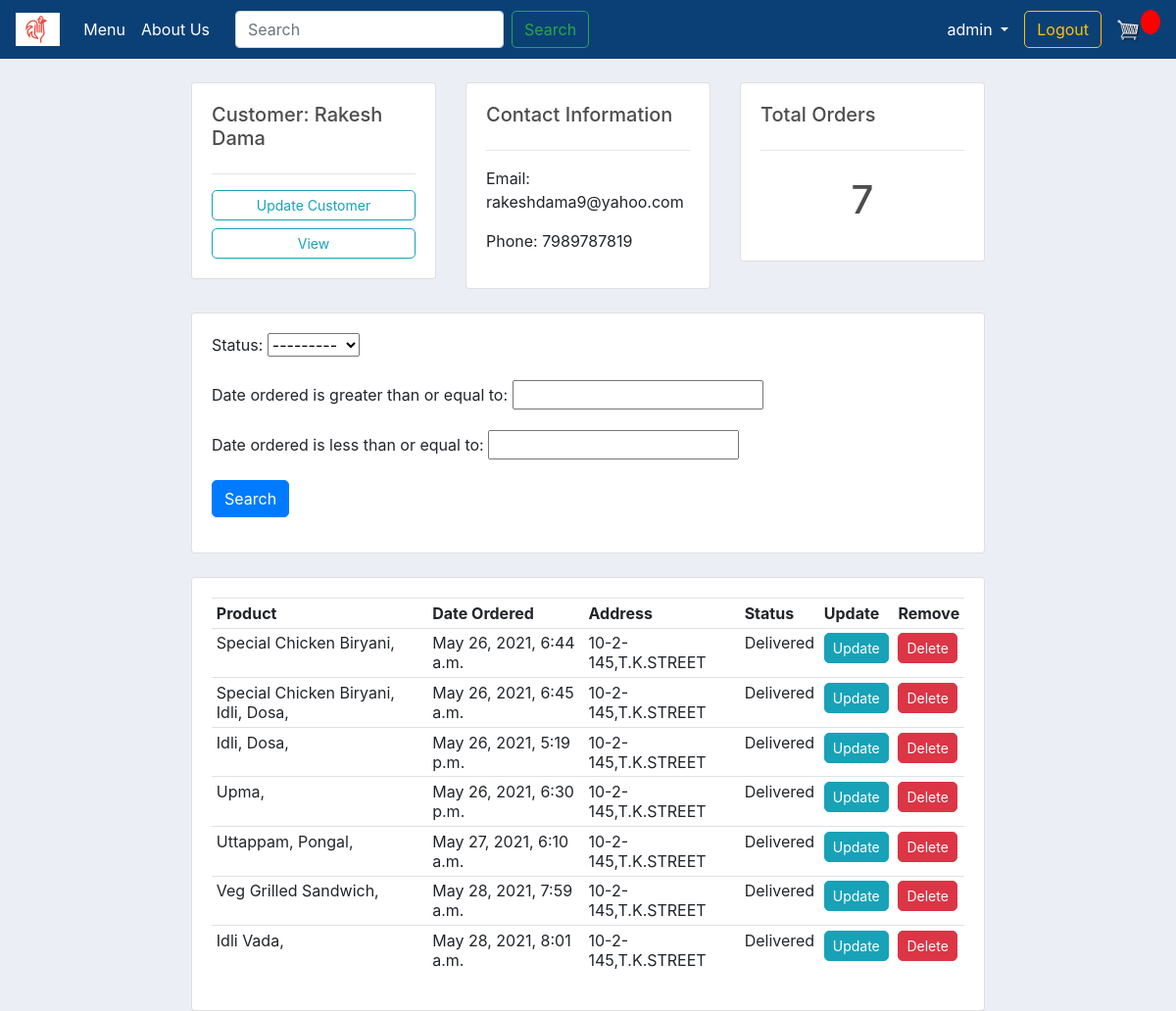
Page /customer/5 (signed in) on the earlier database version.
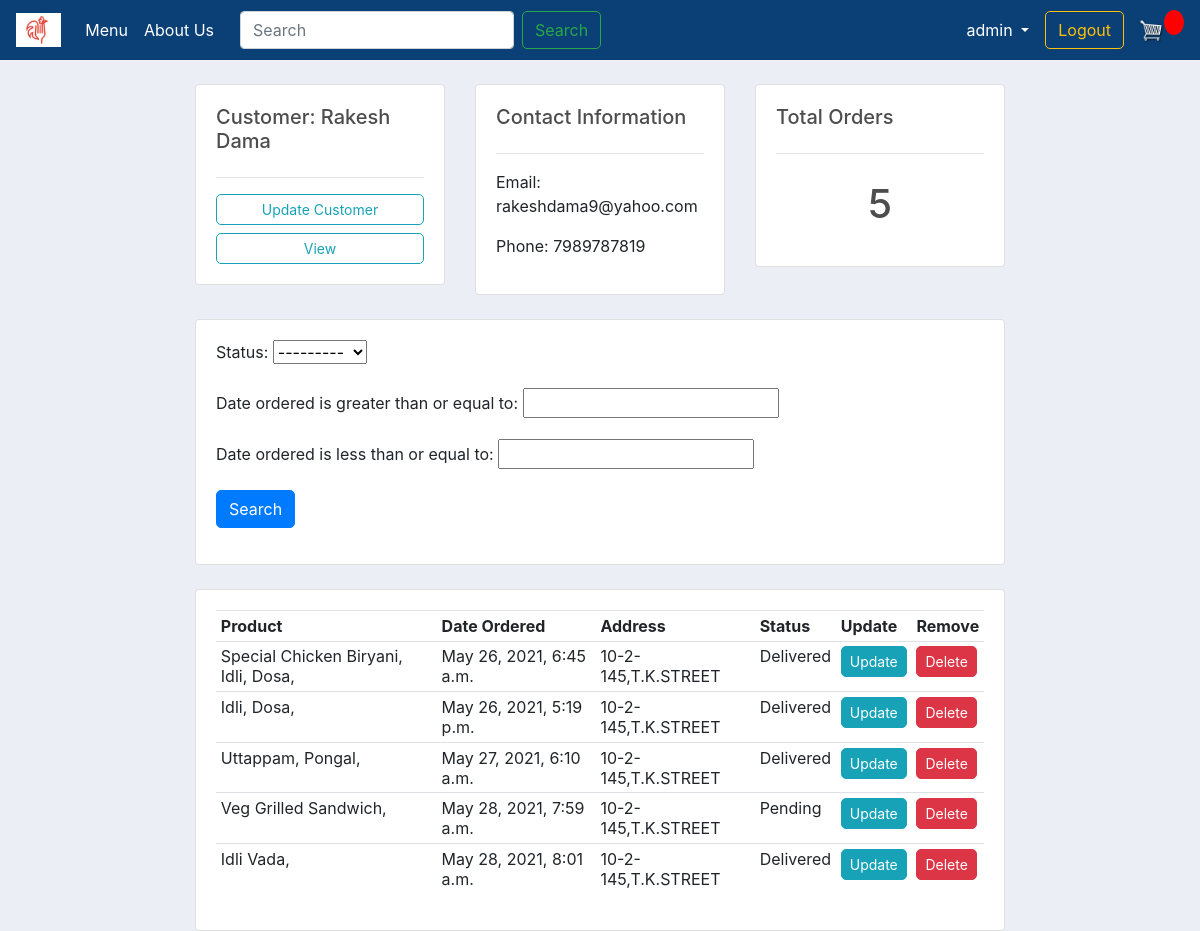
Same page on the later database version.
### store/models.py (models this page shows, shortened)
class OrderItem(models.Model):
    ORDER_TYPE = (
        ('HOME DELIVERY', 'HOME DELIVERY'),
        ('DINE IN', 'DINE IN'),
    )
    item = models.ForeignKey(Item, on_delete=models.SET_NULL, null=True)
    order = models.ForeignKey(Order, on_delete=models.SET_NULL, blank=True, null=True)
    quantity = models.IntegerField(default=0, null=True, blank=True)
    order_type = models.CharField(max_length=100, null=True, blank=True, choices=ORDER_TYPE, default=ORDER_TYPE[0][0])
    date_added = models.DateTimeField(auto_now_add=True)
    def __str__(self):
        return str(self.item)

class Item(models.Model):
    CATEGORY = (
        ('VEG', 'VEG'),
        ('NON-VEG', 'NON-VEG'),
        ('SNACKS', 'SNACKS'),
    )
    AVA = (
        ('Yes', 'Yes'),
        ('No', 'No'),
    )
    name = models.CharField(max_length=200, null=True)
    price = models.DecimalField(null=True, max_digits=10, decimal_places=2)
    category = models.CharField(max_length=200, null=True, choices=CATEGORY)
    description = models.CharField(max_length=500, null=True)
    image = models.ImageField(null=True, blank=True)
    available = models.CharField(max_length=200, null=True, choices=AVA, default=AVA[0][0])
    def __str__(self):
        return self.name

class Order(models.Model):
    STATUS = (
        ('Pending', 'Pending'),
        ('Delivered', 'Delivered'),
    )
    customer = models.ForeignKey(Customer, on_delete=models.SET_NULL, blank=True, null=True)
    date_ordered = models.DateTimeField(auto_now_add=True)
    complete = models.BooleanField(default=False, null=True, blank=False)
    transaction_id = models.CharField(max_length=200, null=True)
    status = models.CharField(max_length=200, null=True, choices=STATUS, default=STATUS[0][0])

class DeliveryInfo(models.Model):
    customer = models.ForeignKey(Customer, on_delete=models.SET_NULL, blank=True, null=True)
    order = models.ForeignKey(Order, on_delete=models.SET_NULL, blank=True, null=True)
    address = models.CharField(max_length=200, null=True)
    city = models.CharField(max_length=200, null=True)
    state = models.CharField(max_length=200, null=True)
    zip_code = models.CharField(max_length=200, null=True)
    date_added = models.DateTimeField(auto_now_add=True)
    def __str__(self):
        return self.address

### store/decorators.py (the view)
        def wrapper_func(request, *args, **kwargs):
            group = None
            if request.user.groups.exists():
                group = request.user.groups.all()[0].name
            if group in allowed_roles:
                return view_func(request, *args, **kwargs)
            else:
                return HttpResponse('You are not authorized to view this page')

### store/views.py (called while the page is built)
@login_required(login_url='login')
@allowed_users(allowed_roles=['admin'])
def customer(request, pk):
    customer = Customer.objects.get(id=pk)
    orders = customer.order_set.filter(complete='True')
    order_count = orders.count()
    myFilter = OrderFilter(request.GET, queryset=orders)
    orders = myFilter.qs
    context = {'customer': customer, 'orders': orders,
               'order_count': order_count, 'myFilter': myFilter}
    return render(request, 'stores/customer.html', context)

### store/templates/stores/customer.html
{% extends 'stores/main.html' %}
{% load static %}
{% block content %}
    <br>
    <div class="row">
        <div class="col-md">
            <div class="card card-body">
                <h5>Customer: {{ customer.name }}</h5>
                <hr>
                <a class="btn btn-outline-info  btn-sm btn-block" href="{% url 'account' %}">Update Customer</a>
                <a class="btn btn-outline-info  btn-sm btn-block" href="">View</a>
            </div>
        </div>
        <div class="col-md">
            <div class="card card-body">
                <h5>Contact Information</h5>
                <hr>
                <p>Email: {{ customer.email }}</p>
                <p>Phone: {{ customer.phone }} </p>
            </div>
        </div>
        <div class="col-md">
            <div class="card card-body">
                <h5>Total Orders</h5>
                <hr>
                <h1 style="text-align: center;padding: 10px">{{ order_count }}</h1>
            </div>
        </div>
    </div>
    <br>
    <div class="row">
        <div class="col">
            <div class="card card-body">
                <form method="get">
                    {{ myFilter.form.as_p }}
                    <button class="btn btn-primary" type="submit">Search</button>
                </form>
            </div>
        </div>
    </div>
    <br>
    <div class="row">
        <div class="col-md">
            <div class="card card-body">
                <table class="table table-sm">
                    <tr>
                        <th>Product</th>
                        <th>Date Ordered</th>
                        <th>Address</th>
                        <th>Status</th>
                        {% if request.user.is_staff %}
                            <th>Update</th>
                            <th>Remove</th>
                        {% endif %}
                    </tr>
                    {% for order in orders %}
                        {% if order.deliveryinfo_set.first != 'None' %}
                            <tr>
                                <td>
                                    {% for i in order.orderitem_set.all %}
                                        {{ i }},
                                    {% endfor %}
                                </td>
                                <td>{{ order.date_ordered }}</td>
                                <td>{{ order.deliveryinfo_set.first }}</td>
                                <td>{{ order.status }}</td>
                                {% if request.user.is_staff %}
                                    <td><a class="btn btn-sm btn-info"
                                           href="{% url 'update_order' order.id %}">Update</a>
                                    </td>
                                    <td><a class="btn btn-sm btn-danger"
                                           href="{% url 'delete_order' order.id %}">Delete</a>
                                    </td>
                                {% endif %}
                            </tr>
                        {% endif %}
                    {% endfor %}
                </table>
            </div>
        </div>
    </div>
{% endblock %}

Differences in the rows shown:
removed Order: date_ordered "May 26, 2021, 6:44 a.m.", deliveryinfo_set.first "10-2-145,T.K.STREET", status "Delivered"
no longer on this page (row edited): OrderItem: item.name "Special Chicken Biryani", shown under "May 26, 2021, 6:44 a.m."
removed Order: date_ordered "May 26, 2021, 6:30 p.m.", deliveryinfo_set.first "10-2-145,T.K.STREET", status "Delivered"
no longer on this page (row edited): OrderItem: item.name "Upma", shown under "May 26, 2021, 6:30 p.m."
changed Order: status "Delivered" → "Pending"
Other differences:
{{ order_count }}: "7" → "5"
